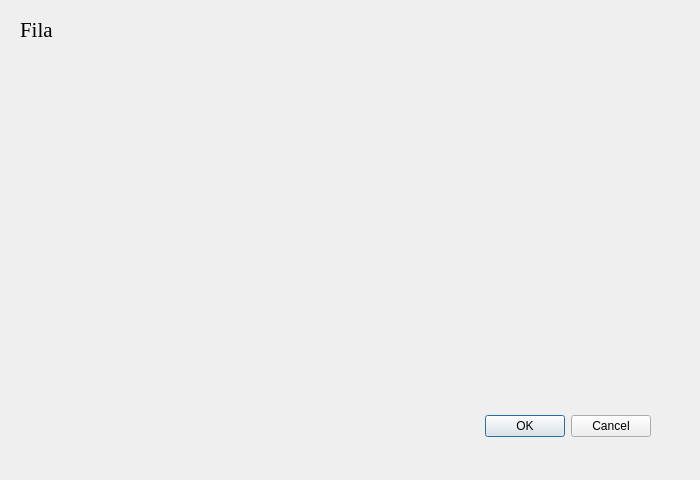
<?xml version="1.0" encoding="UTF-8"?>
<ui version="4.0">
 <class>Fila</class>
 <widget class="QDialog" name="Fila">
  <property name="geometry">
   <rect>
    <x>0</x>
    <y>0</y>
    <width>700</width>
    <height>480</height>
   </rect>
  </property>
  <property name="windowTitle">
   <string>Dialog</string>
  </property>
  <widget class="QDialogButtonBox" name="buttonBox">
   <property name="geometry">
    <rect>
     <x>310</x>
     <y>410</y>
     <width>341</width>
     <height>32</height>
    </rect>
   </property>
   <property name="orientation">
    <enum>Qt::Horizontal</enum>
   </property>
   <property name="standardButtons">
    <set>QDialogButtonBox::Cancel|QDialogButtonBox::Ok</set>
   </property>
  </widget>
  <widget class="QLabel" name="label">
   <property name="geometry">
    <rect>
     <x>20</x>
     <y>20</y>
     <width>63</width>
     <height>20</height>
    </rect>
   </property>
   <property name="font">
    <font>
     <family>Times New Roman</family>
     <pointsize>16</pointsize>
    </font>
   </property>
   <property name="text">
    <string>Fila</string>
   </property>
  </widget>
 </widget>
 <resources/>
 <connections>
  <connection>
   <sender>buttonBox</sender>
   <signal>accepted()</signal>
   <receiver>Fila</receiver>
   <slot>accept()</slot>
   <hints>
    <hint type="sourcelabel">
     <x>248</x>
     <y>254</y>
    </hint>
    <hint type="destinationlabel">
     <x>157</x>
     <y>274</y>
    </hint>
   </hints>
  </connection>
  <connection>
   <sender>buttonBox</sender>
   <signal>rejected()</signal>
   <receiver>Fila</receiver>
   <slot>reject()</slot>
   <hints>
    <hint type="sourcelabel">
     <x>316</x>
     <y>260</y>
    </hint>
    <hint type="destinationlabel">
     <x>286</x>
     <y>274</y>
    </hint>
   </hints>
  </connection>
 </connections>
</ui>
